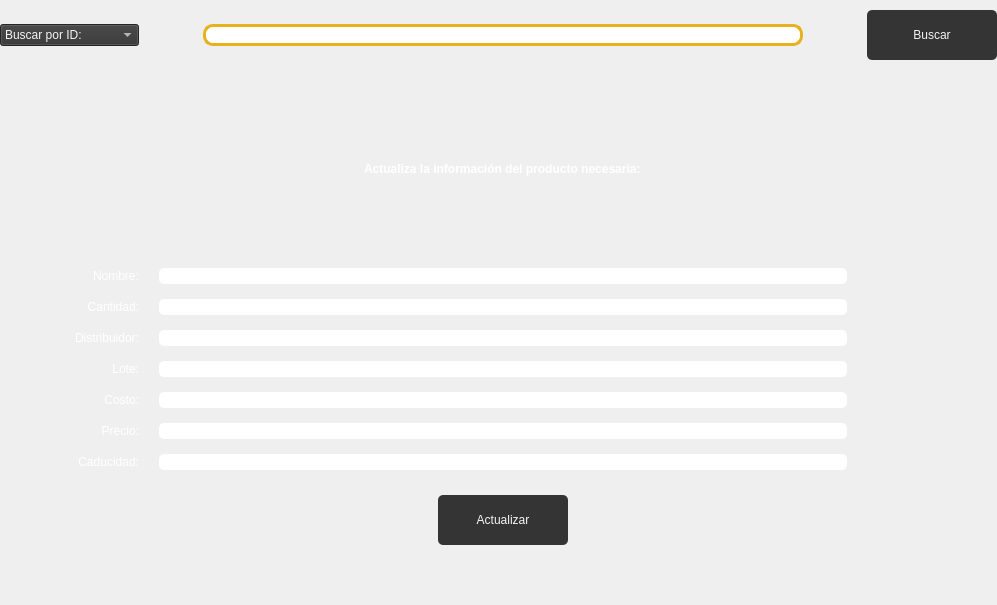
                              <widget class="QWidget" name="scrollAreaWidgetContents_15">
                               <property name="geometry">
                                <rect>
                                 <x>0</x>
                                 <y>0</y>
                                 <width>997</width>
                                 <height>605</height>
                                </rect>
                               </property>
                               <layout class="QGridLayout" name="gridLayout_40">
                                <property name="leftMargin">
                                 <number>0</number>
                                </property>
                                <property name="topMargin">
                                 <number>0</number>
                                </property>
                                <property name="rightMargin">
                                 <number>0</number>
                                </property>
                                <property name="bottomMargin">
                                 <number>50</number>
                                </property>
                                <property name="horizontalSpacing">
                                 <number>20</number>
                                </property>
                                <property name="verticalSpacing">
                                 <number>15</number>
                                </property>
                                <item row="7" column="0">
                                 <widget class="QLabel" name="label_14">
                                  <property name="styleSheet">
                                   <string notr="true">font: 63 22pt &quot;Bahnschrift SemiBold SemiConden&quot;;
color: rgb(255, 255, 255);</string>
                                  </property>
                                  <property name="text">
                                   <string>Cantidad:</string>
                                  </property>
                                  <property name="alignment">
                                   <set>Qt::AlignRight|Qt::AlignTrailing|Qt::AlignVCenter</set>
                                  </property>
                                 </widget>
                                </item>
                                <item row="10" column="1">
                                 <widget class="QLineEdit" name="lineEdit_27">
                                  <property name="styleSheet">
                                   <string notr="true">font: 63 20pt &quot;Bahnschrift SemiBold SemiConden&quot;;
background-color: rgb(255, 255, 255);

border-radius: 5px;</string>
                                  </property>
                                 </widget>
                                </item>
                                <item row="8" column="0">
                                 <widget class="QLabel" name="label_59">
                                  <property name="styleSheet">
                                   <string notr="true">font: 63 22pt &quot;Bahnschrift SemiBold SemiConden&quot;;
color: rgb(255, 255, 255);</string>
                                  </property>
                                  <property name="text">
                                   <string>Distribuidor:</string>
                                  </property>
                                  <property name="alignment">
                                   <set>Qt::AlignRight|Qt::AlignTrailing|Qt::AlignVCenter</set>
                                  </property>
                                 </widget>
                                </item>
                                <item row="10" column="0">
                                 <widget class="QLabel" name="label_69">
                                  <property name="styleSheet">
                                   <string notr="true">font: 63 22pt &quot;Bahnschrift SemiBold SemiConden&quot;;
color: rgb(255, 255, 255);
</string>
                                  </property>
                                  <property name="text">
                                   <string>Costo:</string>
                                  </property>
                                  <property name="alignment">
                                   <set>Qt::AlignRight|Qt::AlignTrailing|Qt::AlignVCenter</set>
                                  </property>
                                 </widget>
                                </item>
                                <item row="11" column="0">
                                 <widget class="QLabel" name="label_162">
                                  <property name="styleSheet">
                                   <string notr="true">font: 63 22pt &quot;Bahnschrift SemiBold SemiConden&quot;;
color: rgb(255, 255, 255);</string>
                                  </property>
                                  <property name="text">
                                   <string>Precio:</string>
                                  </property>
                                  <property name="alignment">
                                   <set>Qt::AlignRight|Qt::AlignTrailing|Qt::AlignVCenter</set>
                                  </property>
                                 </widget>
                                </item>
                                <item row="12" column="0">
                                 <widget class="QLabel" name="label_167">
                                  <property name="styleSheet">
                                   <string notr="true">font: 63 22pt &quot;Bahnschrift SemiBold SemiConden&quot;;
color: rgb(255, 255, 255);</string>
                                  </property>
                                  <property name="text">
                                   <string>Caducidad:</string>
                                  </property>
                                  <property name="alignment">
                                   <set>Qt::AlignRight|Qt::AlignTrailing|Qt::AlignVCenter</set>
                                  </property>
                                 </widget>
                                </item>
                                <item row="7" column="1">
                                 <widget class="QLineEdit" name="lineEdit_25">
                                  <property name="styleSheet">
                                   <string notr="true">font: 63 20pt &quot;Bahnschrift SemiBold SemiConden&quot;;
background-color: rgb(255, 255, 255);

border-radius: 5px;</string>
                                  </property>
                                 </widget>
                                </item>
                                <item row="8" column="1">
                                 <widget class="QLineEdit" name="lineEdit_26">
                                  <property name="styleSheet">
                                   <string notr="true">font: 63 20pt &quot;Bahnschrift SemiBold SemiConden&quot;;
background-color: rgb(255, 255, 255);

border-radius: 5px;</string>
                                  </property>
                                 </widget>
                                </item>
                                <item row="12" column="1">
                                 <widget class="QLineEdit" name="lineEdit_29">
                                  <property name="styleSheet">
                                   <string notr="true">font: 63 20pt &quot;Bahnschrift SemiBold SemiConden&quot;;
background-color: rgb(255, 255, 255);

border-radius: 5px;</string>
                                  </property>
                                 </widget>
                                </item>
                                <item row="11" column="1">
                                 <widget class="QLineEdit" name="lineEdit_28">
                                  <property name="styleSheet">
                                   <string notr="true">font: 63 20pt &quot;Bahnschrift SemiBold SemiConden&quot;;
background-color: rgb(255, 255, 255);

border-radius: 5px;</string>
                                  </property>
                                 </widget>
                                </item>
                                <item row="13" column="1" alignment="Qt::AlignHCenter">
                                 <widget class="QPushButton" name="ActualizarBotonPaciente_6">
                                  <property name="minimumSize">
                                   <size>
                                    <width>130</width>
                                    <height>70</height>
                                   </size>
                                  </property>
                                  <property name="cursor">
                                   <cursorShape>PointingHandCursor</cursorShape>
                                  </property>
                                  <property name="styleSheet">
                                   <string notr="true">QPushButton{
	background-color: #343434;
	font: 87 14pt &quot;Arial Black&quot;;
	color: whitesmoke;
	border-radius: 5px;
	border: .5px solid #e6b31e;
	margin: 10 px;
	right-margin: 10px;
}

QPushButton:hover{
	background-color: #e6b31e;
	font: 87 14pt &quot;Arial Black&quot;;
	color: whitesmoke;
	border-radius: 5px;
	border: 1.5px solid #343434;
	margin: 10 px;
	right-margin: 10px;
}
</string>
                                  </property>
                                  <property name="text">
                                   <string>Actualizar</string>
                                  </property>
                                 </widget>
                                </item>
                                <item row="3" column="1">
                                 <widget class="QLineEdit" name="NombreActualizarPaciente_11">
                                  <property name="minimumSize">
                                   <size>
                                    <width>600</width>
                                    <height>0</height>
                                   </size>
                                  </property>
                                  <property name="styleSheet">
                                   <string notr="true">font: 63 20pt &quot;Bahnschrift SemiBold SemiConden&quot;;
background-color: rgb(255, 255, 255);

border-radius: 5px;</string>
                                  </property>
                                 </widget>
                                </item>
                                <item row="2" column="1" alignment="Qt::AlignHCenter|Qt::AlignVCenter">
                                 <widget class="QLabel" name="label_165">
                                  <property name="styleSheet">
                                   <string notr="true">font: 63 22pt &quot;Bahnschrift SemiBold SemiConden&quot;;
color: rgb(255, 255, 255);</string>
                                  </property>
                                  <property name="text">
                                   <string>&lt;html&gt;&lt;head/&gt;&lt;body&gt;&lt;p&gt;&lt;span style=&quot; font-weight:696; color:#ffffff;&quot;&gt;Actualiza la información del producto necesaria:&lt;/span&gt;&lt;/p&gt;&lt;/body&gt;&lt;/html&gt;</string>
                                  </property>
                                 </widget>
                                </item>
                                <item row="3" column="0" alignment="Qt::AlignRight">
                                 <widget class="QLabel" name="label_166">
                                  <property name="styleSheet">
                                   <string notr="true">font: 63 22pt &quot;Bahnschrift SemiBold SemiConden&quot;;
color: rgb(255, 255, 255);</string>
                                  </property>
                                  <property name="text">
                                   <string>Nombre:</string>
                                  </property>
                                 </widget>
                                </item>
                                <item row="0" column="2" alignment="Qt::AlignLeft">
                                 <widget class="QPushButton" name="BuscarBotonActualizar_9">
                                  <property name="minimumSize">
                                   <size>
                                    <width>130</width>
                                    <height>70</height>
                                   </size>
                                  </property>
                                  <property name="cursor">
                                   <cursorShape>PointingHandCursor</cursorShape>
                                  </property>
                                  <property name="styleSheet">
                                   <string notr="true">QPushButton{
	background-color: #343434;
	font: 87 14pt &quot;Arial Black&quot;;
	color: whitesmoke;
	border-radius: 5px;
	border: .5px solid #e6b31e;
	margin: 10 px;
	right-margin: 10px;
}

QPushButton:hover{
	background-color: #e6b31e;
	font: 87 14pt &quot;Arial Black&quot;;
	color: whitesmoke;
	border-radius: 5px;
	border: 1.5px solid #343434;
	margin: 10 px;
	right-margin: 10px;
}


</string>
                                  </property>
                                  <property name="text">
                                   <string>Buscar</string>
                                  </property>
                                 </widget>
                                </item>
                                <item row="0" column="0" alignment="Qt::AlignRight">
                                 <widget class="QComboBox" name="BuscarPor_13">
                                  <property name="styleSheet">
                                   <string notr="true">font: 63 20pt &quot;Bahnschrift SemiBold SemiConden&quot;;
border: .5px solid #e6b31e;
background-color: rgb(52, 52, 52);
color: whitesmoke;</string>
                                  </property>
                                  <item>
                                   <property name="text">
                                    <string>Buscar por ID:</string>
                                   </property>
                                  </item>
                                  <item>
                                   <property name="text">
                                    <string>Buscar por Nombre:</string>
                                   </property>
                                  </item>
                                 </widget>
                                </item>
                                <item row="0" column="1" alignment="Qt::AlignHCenter|Qt::AlignVCenter">
                                 <widget class="QLineEdit" name="ID_BuscarActualizarPaciente_6">
                                  <property name="minimumSize">
                                   <size>
                                    <width>600</width>
                                    <height>0</height>
                                   </size>
                                  </property>
                                  <property name="maximumSize">
                                   <size>
                                    <width>600</width>
                                    <height>16777215</height>
                                   </size>
                                  </property>
                                  <property name="styleSheet">
                                   <string notr="true">font: 63 20pt &quot;Bahnschrift SemiBold SemiConden&quot;;
background-color: rgb(255, 255, 255);
border: 3px solid #e6b31e;
border-radius: 10px;</string>
                                  </property>
                                 </widget>
                                </item>
                                <item row="9" column="0">
                                 <widget class="QLabel" name="label_170">
                                  <property name="styleSheet">
                                   <string notr="true">font: 63 22pt &quot;Bahnschrift SemiBold SemiConden&quot;;
color: rgb(255, 255, 255);</string>
                                  </property>
                                  <property name="text">
                                   <string>Lote:</string>
                                  </property>
                                  <property name="alignment">
                                   <set>Qt::AlignRight|Qt::AlignTrailing|Qt::AlignVCenter</set>
                                  </property>
                                 </widget>
                                </item>
                                <item row="9" column="1">
                                 <widget class="QLineEdit" name="lineEdit_30">
                                  <property name="styleSheet">
                                   <string notr="true">font: 63 20pt &quot;Bahnschrift SemiBold SemiConden&quot;;
background-color: rgb(255, 255, 255);

border-radius: 5px;</string>
                                  </property>
                                 </widget>
                                </item>
                               </layout>
                              </widget>
